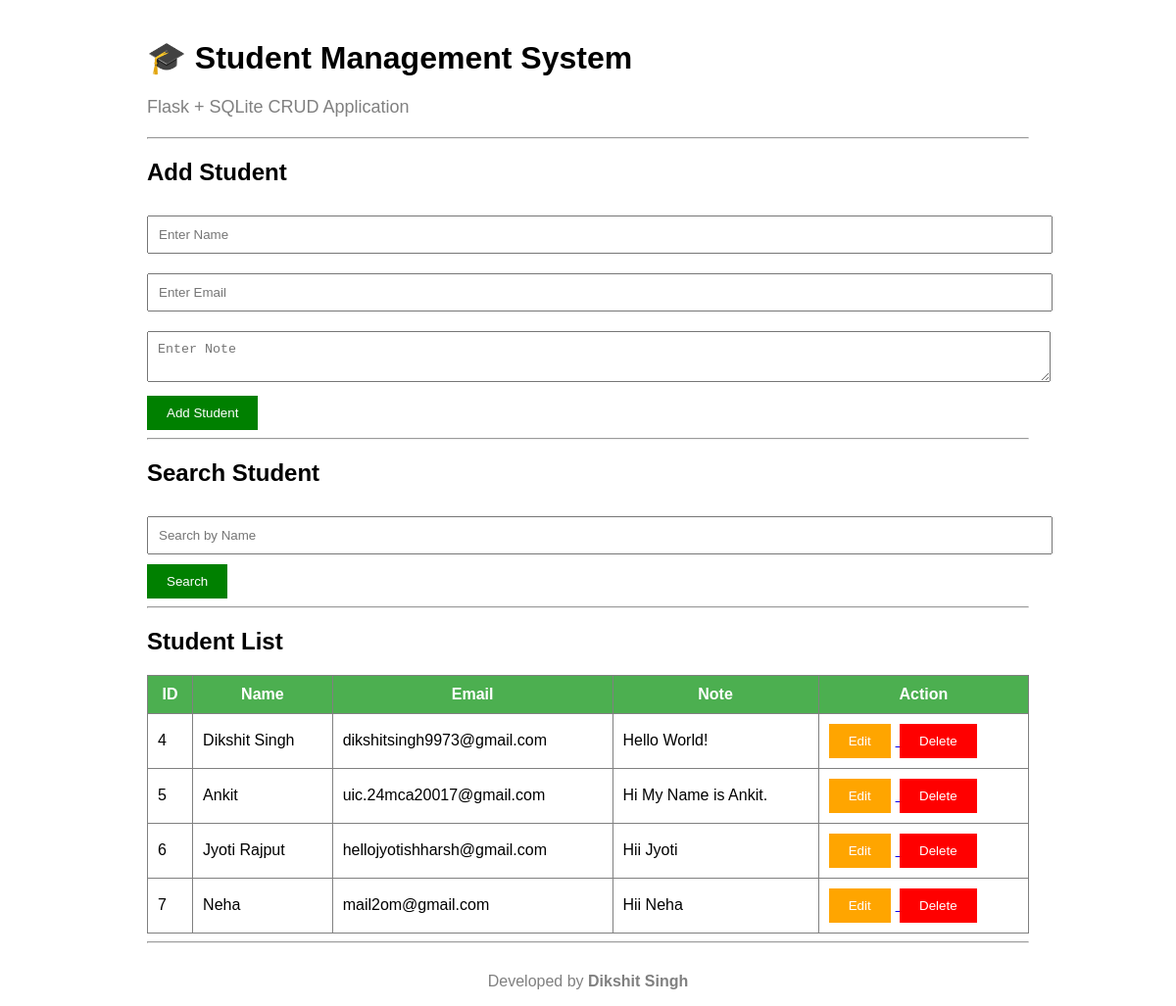
Before: / with the older database file.
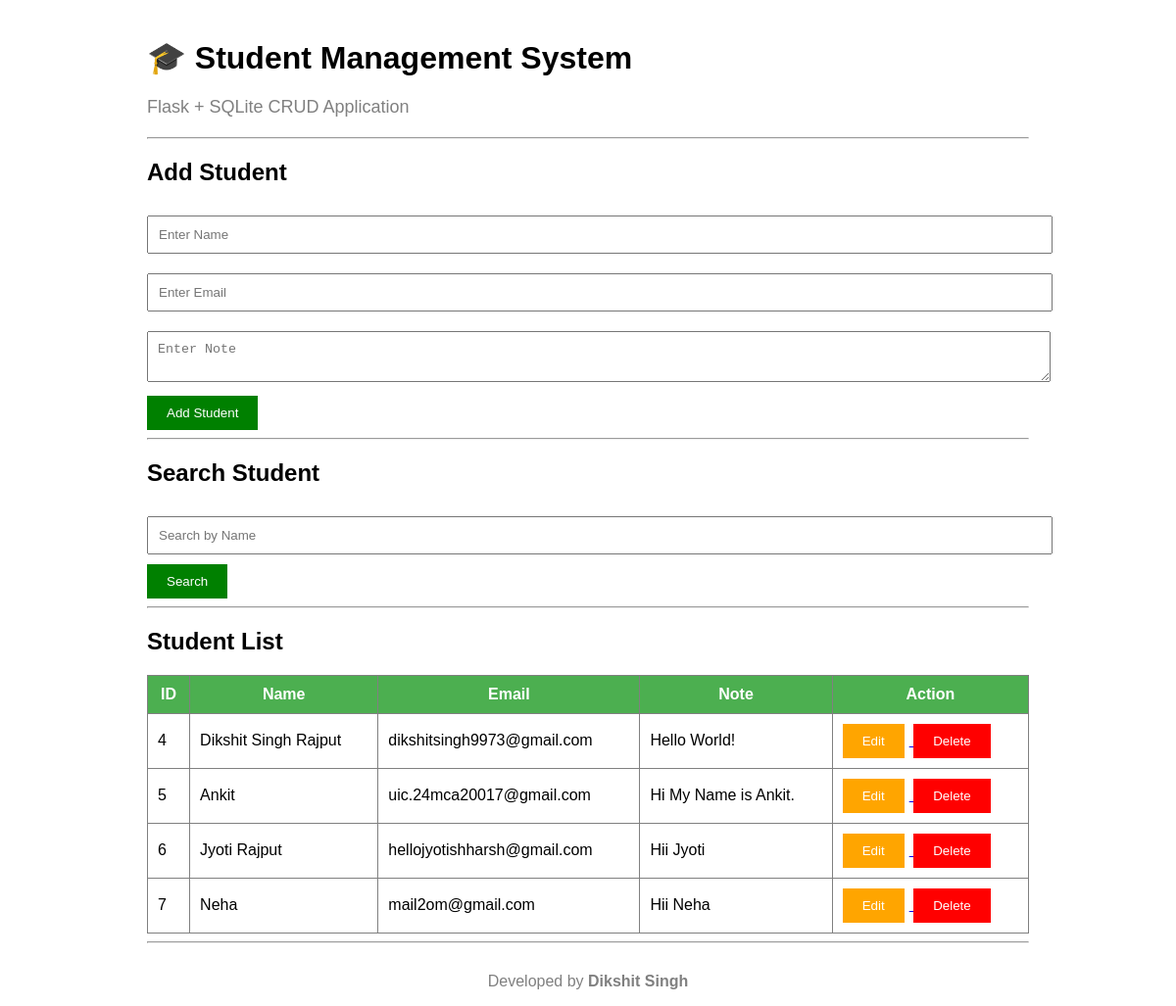
After: the same page with the newer database file.
### tables this page shows
CREATE TABLE students(
            id INTEGER PRIMARY KEY AUTOINCREMENT,
            name TEXT NOT NULL,
            email TEXT NOT NULL,
            note TEXT NOT NULL
        );

### app.py (the view)
@app.route("/")
def home():
    search = request.args.get("search", "")
    conn = sqlite3.connect("database.db")
    cursor = conn.cursor()
    if search:
        cursor.execute(
            "SELECT * FROM students WHERE name LIKE ?",
            ('%' + search + '%',)
        )
    else:
        cursor.execute("SELECT * FROM students")
    students = cursor.fetchall()
    conn.close()
    return render_template(
        "index.html",
        students=students,
        search=search
    )

### templates/index.html (shortened to what this page needs)
<!DOCTYPE html>
<html lang="en">
<head>
    <link rel="stylesheet"
          href="{{ url_for('static', filename='style.css') }}">
</head>
<body>
    <h1>🎓 Student Management System</h1>
    <p class="subtitle">
        Flask + SQLite CRUD Application
    </p>
    <hr>
    <h2>Add Student</h2>
    <form action="/add" method="POST">
        <input
            type="text"
            name="name"
            placeholder="Enter Name"
            required>
        <input
            type="email"
            name="email"
            placeholder="Enter Email"
            required>
        <textarea
            name="note"
            placeholder="Enter Note"
            required></textarea>
        <button type="submit">
            Add Student
        </button>
    </form>
    <hr>
    <h2>Search Student</h2>
    <form method="GET">
        <input
            type="text"
            name="search"
            placeholder="Search by Name"
            value="{{ search }}">
        <button type="submit">
            Search
        </button>
    </form>
    <hr>
    <h2>Student List</h2>
    <table>
        <tr>
            <th>ID</th>
            <th>Name</th>
            <th>Email</th>
            <th>Note</th>
            <th>Action</th>
        </tr>
        {% for student in students %}
        <tr>
            <td>{{ student[0] }}</td>
            <td>{{ student[1] }}</td>
            <td>{{ student[2] }}</td>
            <td>{{ student[3] }}</td>
            <td>
                <a href="/edit/{{ student[0] }}">
                    <button type="button" class="edit">
                        Edit
                    </button>
                </a>
                <a href="/delete/{{ student[0] }}"
                   onclick="return confirm('Are you sure you want to delete this student?');">
                    <button type="button" class="delete">
                        Delete
                    </button>
                </a>
            </td>
        </tr>
        {% endfor %}
    </table>
    <hr>
    <footer>
        <p>
            Developed by <strong>Dikshit Singh</strong>
        </p>
    </footer>
</body>
</html>

### static/style.css (style rules this page uses)
body { font-family:Arial; width:900px; margin:auto; margin-top:40px; }
input, textarea { width:100%; padding:10px; margin-top:10px; margin-bottom:10px; }
button { padding:10px 20px; background:green; color:white; border:none; cursor:pointer; }
table { width:100%; border-collapse:collapse; margin-top:20px; }
table, th, td { border:1px solid gray; }
th { background:#4CAF50; color:white; padding:10px; }
td { padding:10px; }
.edit { background:orange; }
.delete { background:red; }
.subtitle { color: gray; font-size:18px; margin-bottom:20px; }
.edit { background:orange; color:white; margin-right:5px; }
.delete { background:red; color:white; }
footer { text-align:center; margin-top:30px; color:gray; }

Changed rows visible on the page:
changed students "dikshitsingh9973@gmail.com": name "Dikshit Singh" → "Dikshit Singh Rajput"
